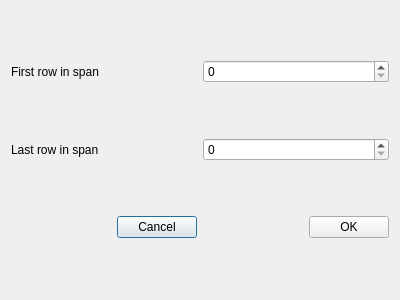
<?xml version="1.0" encoding="UTF-8"?>
<ui version="4.0">
 <class>ScreenConfigAddColumn</class>
 <widget class="QDialog" name="ScreenConfigAddColumn">
  <property name="geometry">
   <rect>
    <x>0</x>
    <y>0</y>
    <width>400</width>
    <height>300</height>
   </rect>
  </property>
  <property name="windowTitle">
   <string>Dialog</string>
  </property>
  <layout class="QVBoxLayout" name="verticalLayout">
   <item>
    <layout class="QHBoxLayout" name="horizontalLayout">
     <item>
      <widget class="QLabel" name="label">
       <property name="text">
        <string>First row in span</string>
       </property>
      </widget>
     </item>
     <item>
      <widget class="QSpinBox" name="topRow"/>
     </item>
    </layout>
   </item>
   <item>
    <layout class="QHBoxLayout" name="horizontalLayout_2">
     <item>
      <widget class="QLabel" name="label_2">
       <property name="text">
        <string>Last row in span</string>
       </property>
      </widget>
     </item>
     <item>
      <widget class="QSpinBox" name="bottomRow"/>
     </item>
    </layout>
   </item>
   <item>
    <layout class="QHBoxLayout" name="horizontalLayout_3">
     <item>
      <spacer name="horizontalSpacer">
       <property name="orientation">
        <enum>Qt::Horizontal</enum>
       </property>
       <property name="sizeHint" stdset="0">
        <size>
         <width>40</width>
         <height>20</height>
        </size>
       </property>
      </spacer>
     </item>
     <item>
      <widget class="QPushButton" name="cancelButton">
       <property name="text">
        <string>Cancel</string>
       </property>
      </widget>
     </item>
     <item>
      <spacer name="horizontalSpacer_2">
       <property name="orientation">
        <enum>Qt::Horizontal</enum>
       </property>
       <property name="sizeHint" stdset="0">
        <size>
         <width>40</width>
         <height>20</height>
        </size>
       </property>
      </spacer>
     </item>
     <item>
      <widget class="QPushButton" name="OKButton">
       <property name="text">
        <string>OK</string>
       </property>
      </widget>
     </item>
    </layout>
   </item>
  </layout>
 </widget>
 <resources/>
 <connections/>
</ui>
